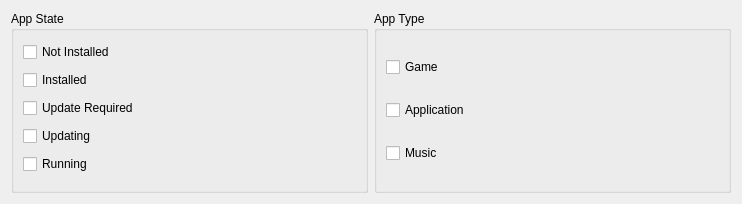
<?xml version="1.0" encoding="UTF-8"?>
<ui version="4.0">
 <class>FiltersPopup</class>
 <widget class="QWidget" name="FiltersPopup">
  <property name="geometry">
   <rect>
    <x>0</x>
    <y>0</y>
    <width>742</width>
    <height>204</height>
   </rect>
  </property>
  <property name="windowTitle">
   <string>Form</string>
  </property>
  <layout class="QGridLayout" name="gridLayout">
   <item row="0" column="0">
    <widget class="QGroupBox" name="appStateGroup">
     <property name="title">
      <string>App State</string>
     </property>
     <layout class="QVBoxLayout" name="verticalLayout_2">
      <item>
       <widget class="QCheckBox" name="appState_notInstalled">
        <property name="text">
         <string>Not Installed</string>
        </property>
       </widget>
      </item>
      <item>
       <widget class="QCheckBox" name="appState_installed">
        <property name="text">
         <string>Installed</string>
        </property>
       </widget>
      </item>
      <item>
       <widget class="QCheckBox" name="appState_updateRequired">
        <property name="text">
         <string>Update Required</string>
        </property>
       </widget>
      </item>
      <item>
       <widget class="QCheckBox" name="appState_updating">
        <property name="text">
         <string>Updating</string>
        </property>
       </widget>
      </item>
      <item>
       <widget class="QCheckBox" name="appState_running">
        <property name="text">
         <string>Running</string>
        </property>
       </widget>
      </item>
     </layout>
    </widget>
   </item>
   <item row="0" column="1">
    <widget class="QGroupBox" name="appTypeGroup">
     <property name="title">
      <string>App Type</string>
     </property>
     <layout class="QVBoxLayout" name="verticalLayout">
      <item>
       <widget class="QCheckBox" name="appType_game">
        <property name="text">
         <string>Game</string>
        </property>
       </widget>
      </item>
      <item>
       <widget class="QCheckBox" name="appType_application">
        <property name="text">
         <string>Application</string>
        </property>
       </widget>
      </item>
      <item>
       <widget class="QCheckBox" name="appType_music">
        <property name="text">
         <string>Music</string>
        </property>
       </widget>
      </item>
     </layout>
    </widget>
   </item>
  </layout>
 </widget>
 <resources/>
 <connections/>
</ui>
